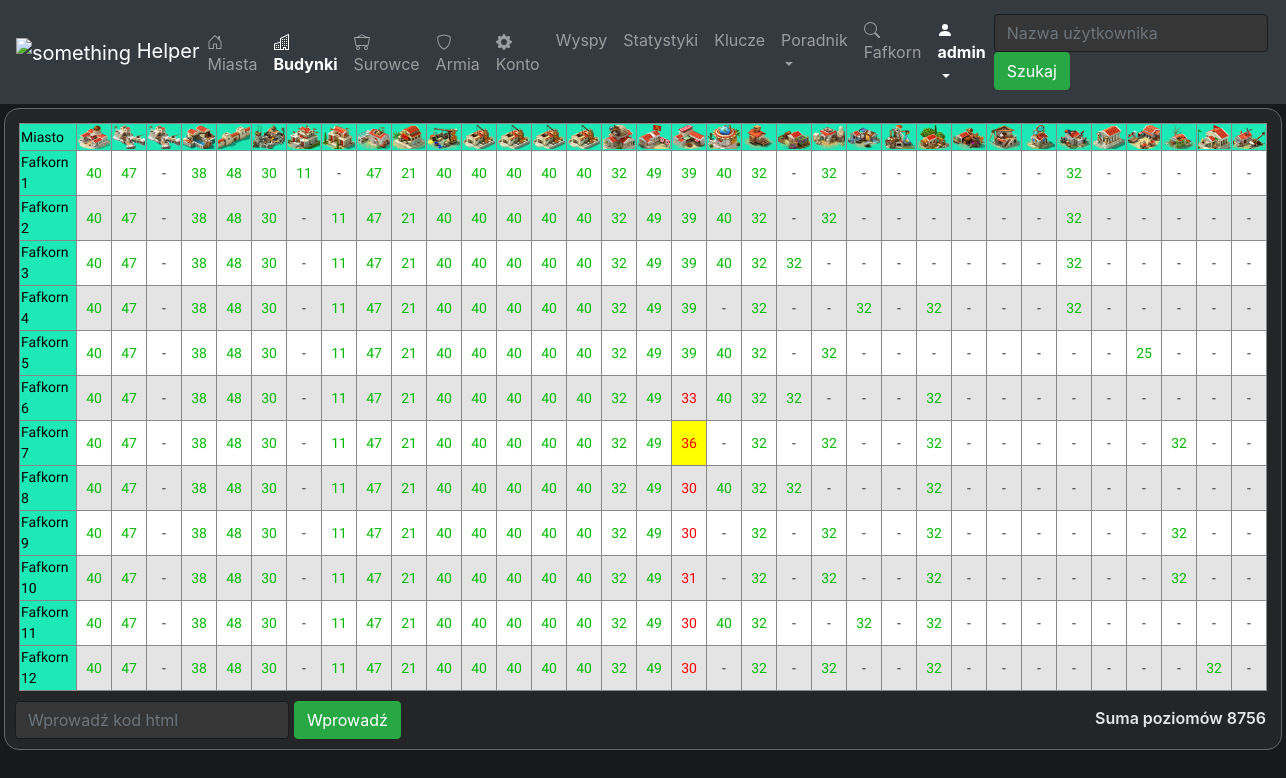
The app's page /users/buildings/1 (signed in), older data.
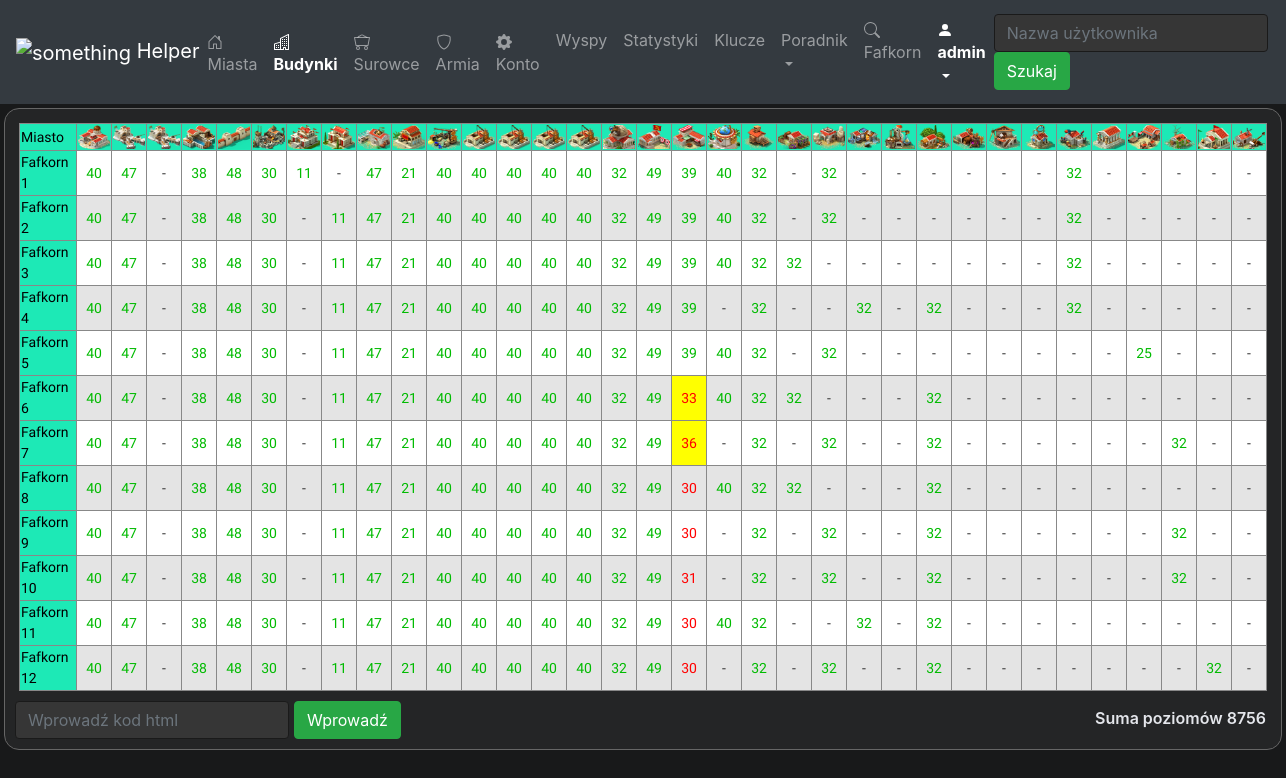
The same page, newer data.
### mysite/helper/models.py (models this page shows, shortened)
class User(models.Model):
    user_name = models.CharField(max_length=50)
    user_status = models.ForeignKey(UserStatus, on_delete=models.SET_NULL, default=None, null=True)
    shipping_future = models.IntegerField(default=0)
    economy_future = models.IntegerField(default=0)
    science_future = models.IntegerField(default=0)
    military_future = models.IntegerField(default=0)
    score = models.IntegerField(default=0)
    master_builders = models.IntegerField(default=0)
    building_levels = models.IntegerField(default=0)
    scientists = models.IntegerField(default=0)
    research_level = models.IntegerField(default=0)
    generals = models.IntegerField(default=0)
    gold = models.BigIntegerField(default=0)
    offensive = models.IntegerField(default=0)
    defensive = models.IntegerField(default=0)
    trading = models.IntegerField(default=0)
    resources = models.IntegerField(default=0)
    donations = models.IntegerField(default=0)
    piracy = models.IntegerField(default=0)
    alliance = models.CharField(max_length=50, default='', null=True)
    last_visit = models.DateTimeField(default=datetime(2015, 10, 9, 23, 55, 59, 342380))

class Building(models.Model):
    building_name = models.CharField(max_length=50)
    image_path = models.ImageField(upload_to='img')
    image_icon_path = models.ImageField(upload_to='img', default=None)
    max_level = models.IntegerField()
    order = models.IntegerField(default=0)
    description = models.CharField(max_length=500, default='')

class BuildingInstance(models.Model):
    building_type = models.ForeignKey(Building, on_delete=models.CASCADE)
    building_town = models.ForeignKey(Town, on_delete=models.CASCADE)
    level = models.IntegerField(default=0)
    is_upgraded = models.BooleanField(default=False)

class Town(models.Model):
    town_name = models.CharField(max_length=50)
    user = models.ForeignKey(User, on_delete=models.CASCADE)
    island = models.ForeignKey(Island, on_delete=models.CASCADE, null=True)
    in_game_id = models.IntegerField(default=0)
    level = models.IntegerField(default=0, null=True)
    no_units = models.BooleanField(default=False)
    no_ships = models.BooleanField(default=False)

### mysite/helper/views/user_buildings.py (the view)
# urls.py: path('users/buildings/<int:user_id>', user_buildings.get_user_buildings, name='user_buildings'),
@login_required(login_url='helper:login')
def get_user_buildings(request, user_id):
    user = get_object_or_404(User, pk=user_id)
    buildings = Building.objects.order_by('order')
    towns = Town.objects.filter(user__id=user_id)
    level_sum = get_sum_of_buildings_level(towns)
    building_instances = get_building_instances(towns)
    context = {
        'user': user,
        'buildings': buildings,
        'towns': towns,
        'level_sum': level_sum,
        'building_instances': building_instances,
        'selected_building': get_selected_building(request),
        'nav_active': 'user_buildings',
        'title': 'Budynki - ' + user.user_name
    }
    return render(request, 'helper/user_buildings.html', context)

### mysite/helper/views/user_buildings.py (called while the page is built)
def get_building_instances(towns):
    return [BuildingInstance.objects.filter(building_town=town).order_by('building_type__order') for town in towns]

def get_sum_of_buildings_level(towns):
    if len(towns) > 0:
        return BuildingInstance.objects.filter(building_town__user__id=towns[0].user.id).aggregate(Sum('level'))['level__sum']
    else:
        return 0

def get_selected_building(request):
    if 'selected_building' in request.GET:
        building_id = request.GET['selected_building']
        if building_id is not None:
            return BuildingInstance.objects.get(pk=building_id)
    return None

### mysite/helper/templates/helper/user_buildings.html (shortened to what this page needs)
{% extends "base.html" %}
{% load static %}
{% block head %}
        <link rel="stylesheet" type="text/css" href="{% static 'helper/user_buildings.css' %}">
{% endblock %}
{% block content %}
    {% load widget_tweaks %}
    {% include "helper/navigation.html" %}
<div class="content-div">
    <div class="tile">
        <table class="table-bordered">
          <tr>
            <th>Miasto</th>
              {% for building in buildings %}
            <th><img src="{{building.image_icon_path.url}}" alt="img" width="32px" height="24"></th>
              {% endfor %}
          </tr>
         {% for town in building_instances %}
         <tr>
                  <th title="[{{town.0.building_town.island.x}}:{{town.0.building_town.island.y}}]">{{town.0.building_town.town_name}}</th>
                  {% for building_instance in town %}
                        {% if building_instance.level > 0%}
                            <td is_upgrading="{{building_instance.is_upgraded}}" class="developing_td"  style="text-align:center;">
                                <a class="building-a" href="{% url 'helper:user_buildings' user.id %}?selected_building={{building_instance.id}}">
                                {% if building_instance.level == building_instance.building_type.max_level %}
                                <div class="max-level">
                                  {{building_instance.level}}
                                </div>
                                {% else %}
                                <div class="not-max-level">
                                  {{building_instance.level}}
                                </div>
                                {% endif %}
                                </a>
                            </td>
                        {% else %}
                            <td style="text-align:center;">
                                <a class="building-a" href="{% url 'helper:user_buildings' user.id %}?selected_building={{building_instance.id}}">
                                    <div class="level-div">
                                        -
                                    </div>
                                </a>
                            </td>
                        {% endif %}
                {% endfor %}
           </tr>
             {% endfor %}
        </table>
        <div style="display: flex; margin-top: 10px; justify-content: space-between;">
            <div>
                <form action="{% url 'helper:web_scrap_town' %}" method="post" style="display: flex">
                    <input class="form-control" type="text" name="html" placeholder="Wprowadź kod html" />
                    <button id="submit-html" class="btn btn-success" type="submit">Wprowadź</button>
                </form>
            </div>
            <div id="sum-div">Suma poziomów {{level_sum}}</div>
        </div>
    </div>
</div>
{% endblock %}

### mysite/helper/templates/base.html (shortened to what this page needs)
<!DOCTYPE html>
{% load static %}
<html lang="en">
<head>
    <link rel="stylesheet" href="https://maxcdn.bootstrapcdn.com/bootstrap/4.0.0/css/bootstrap.min.css">
    <link rel="stylesheet" href="https://stackpath.bootstrapcdn.com/bootstrap/4.1.3/css/bootstrap.min.css">
    <link rel="stylesheet" type="text/css" href="{% static 'helper/base.css' %}">
    {% block head %}
    {% endblock %}
</head>
<body>
    {% block content %}
    {% endblock %}
</body>
</html>

### mysite/helper/templates/helper/navigation.html (shortened to what this page needs)
{% load widget_tweaks %}
{% load static %}
<nav class="navbar navbar-expand-lg navbar-dark bg-dark">
        <a class="navbar-brand" href="{% url 'helper:users' %}">
            <img style="margin: 0px;" src="{% static "helper/icons/icon.png" %}" alt="something" width="30px" height="30" >
            Helper
        </a>
        <ul class="navbar-nav mr-auto">
            <li class="nav-item {% if nav_active == 'user_towns' %}active{% endif %}">
                <a class="nav-link" href="{% url 'helper:user_towns' user.id %}">
                    Miasta
                </a>
            </li>
            <li class="nav-item {% if nav_active == 'user_buildings' %}active{% endif %}">
                <a class="nav-link" href="{% url 'helper:user_buildings' user.id %}">
                    Budynki
                </a>
            </li>
            <li class="nav-item {% if nav_active == 'user_resources' %}active{% endif %}">
                <a class="nav-link" href="{% url 'helper:user_resources' user.id %}">
                    Surowce
                </a>
            </li>
            <li class="nav-item {% if nav_active == 'user_army' %}active{% endif %}">
                <a class="nav-link" href="{% url 'helper:user_army' user.id %}">
                    Armia
                </a>
            </li>
            <li class="nav-item {% if nav_active == 'user_account' %}active{% endif %}" >
                <a class="nav-link" href="{% url 'helper:user_account' user.id %}">
                    Konto
                </a>
            </li>
            <li class="nav-item {% if nav_active == 'islands' %}active{% endif %}">
                <a class="nav-link" href="{% url 'helper:islands' user.id %}">
                    Wyspy
                </a>
            </li>
            <li class="nav-item {% if nav_active == 'statistics' %}active{% endif %}">
                <a class="nav-link" href="{% url 'helper:statistics' user.id %}">
                    Statystyki
                </a>
            </li>
            {% if request.user.is_staff %}
                <li class="nav-item {% if nav_active == 'key_manager' %}active{% endif %}">
                    <a class="nav-link" href="{% url 'helper:key_manager' %}">
                        Klucze
                    </a>
                </li>
            {% endif %}
            <li class="nav-item dropdown  {% if nav_active == 'guide' %}active{% endif %}" >
                <a class="nav-link dropdown-toggle" href="#" id="navbarDropdown" role="button" data-toggle="dropdown" aria-haspopup="true" aria-expanded="false">
                  Poradnik
                </a>
            </li>
        </ul>
        <ul class="navbar-nav ml-auto">
            <li class="nav-item">
                <a class="nav-link inactive" href="">
                    {{user.user_name}}
                </a>
            </li>
            <li class="nav-item dropdown active" >
                <a class="nav-link dropdown-toggle" href="#" id="userDropdown" role="button" data-toggle="dropdown" aria-haspopup="true" aria-expanded="false">
                    <svg width="1em" height="1em" viewBox="0 0 16 16" class="bi bi-person-fill" fill="currentColor" xmlns="http://www.w3.org/2000/svg">
                        <path fill-rule="evenodd" d="M3 14s-1 0-1-1 1-4 6-4 6 3 6 4-1 1-1 1H3zm5-6a3 3 0 1 0 0-6 3 3 0 0 0 0 6z"/>
                    </svg>
                    {{request.user}}
                </a>
            </li>
        </ul>
        <form class="form-inline my-2 my-lg-0" action="{% url 'helper:users'%}" method="get">
            <input type="search" class="form-control mr-sm-2" name="user_name" placeholder="Nazwa użytkownika">
            <button type="submit" class="btn btn-success btn-action">Szukaj</button>
        </form>
    </nav>

### mysite/helper/static/helper/base.css (style rules this page uses)
body { background: #18191a; text-decoration:none; box-sizing: border-box; }
.navbar .active { font-weight: bold; }
.form-control { background: #363636; border-color: #1a1a1a; color: #ddd; margin-right: 5px; }
.tile { background: #242526; border: 1px solid #666; margin: 4px; border-radius: 15px; padding: 10px; color: #e4e6eb; margin-bottom: 10px; }
a { color: #eee; }

### mysite/helper/static/helper/user_buildings.css (style rules this page uses)
.content-div { display: flex; }
table { margin: 4px; }
table.table-bordered > tbody > tr > td { border:.5px solid #888; }
.building-a { width: 100%; display: block; text-decoration:none; color: #333333; padding: 0px; font-size: 14px; font-family: 'Sora', sans-serif; }
table.table-bordered > tbody > tr > th { font-size: 14px; font-family: 'Sora', sans-serif;; border:.5px solid #888; background-color: #1de9b6; color: #000000; font-weight: normal; }
tr { background: #e4e4e4; }
tr:nth-child(even) { background-color: #ffffff; }
.developing_td[is_upgrading=True] { background: #FFFF00; }
.level-div { height:100%; width:100%; }
.max-level { color: #0b0; }
.not-max-level { color: #f00; }
#sum-div { margin: 5px; font-weight: 600; }

Row changes from the older to the newer data that the page shows:
changed BuildingInstance (number 188 of 408 on the later page): is_upgraded False → True (drawn)
